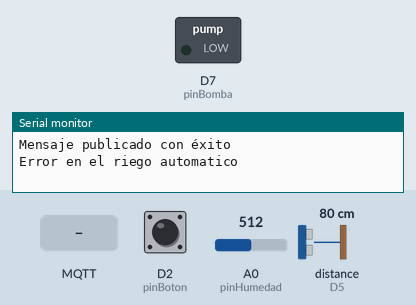
Bench run of a sketch on a simulated ESP8266 (NodeMCU). On the bench: switched loads named in the sketch (green lamp = pin HIGH), the last lines printed to the serial monitor. Wiring (inferred from the names in the program): ultrasonic range finder: trigger D4; echo D5. The inputs (shaded band) are chosen by the test bench; at power-on: D2 (pinBoton) HIGH, A0 (pinHumedad) = 512, distance to the obstacle (sensor on D5) 80 cm. The echo pulse lasts 58.3 µs per cm; WiFi joins after 1.5 s; servers stay silent unless stated; no MQTT or app messages arrive unless stated; pins used as bus, display or sensor lines are not drawn.

Above: at 2.7 s.
2.8 s: D2 (pinBoton) pulled LOW for 0.8 s
At 4.6 s:
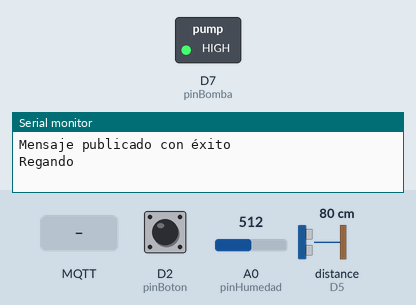
18.6 s: MQTT message "1" arrives on the first subscribed topic
At 25.3 s:
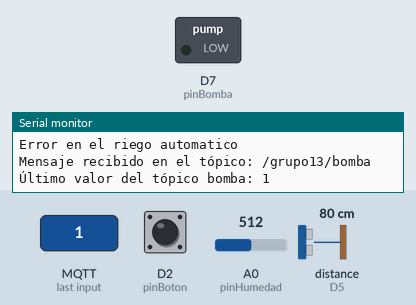
Timing chart, 0 to 26.8 s (numbered marks = the images above; inputs shaded):
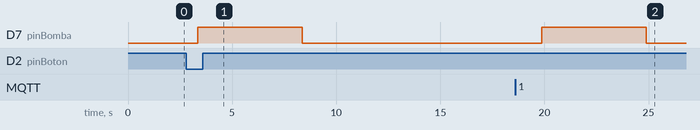

Measured:
- after the input at 2.8 s, D7 (pinBomba): LOW → HIGH after 0.56 s, → LOW 5.0 s later
- after the input at 18.6 s, D7 (pinBomba): LOW → HIGH after 1.3 s, → LOW 5.0 s later

The sketch:

codigoESP8266.ino
```cpp
#include <ESP8266WiFi.h>
#include <PubSubClient.h>

// Configuración de red WiFi
const char* ssid = "[Ingresar nombre de la red]";
const char* password = "[Ingresar contraseña]";

// Configuración MQTT
const char* mqtt_server = "[Redactado]";
const int mqtt_port = 1883;
const char* mqtt_user = "";
const char* mqtt_password = "";

// Definimos el cliente
WiFiClient espClient;
PubSubClient client(espClient);

// Declaración de topicos
const char* topico1 = "/grupo13/humedad";
const char* topico2 = "/grupo13/nivel";
const char* topico3 = "/grupo13/bomba";

// Declaración de pines
const int Trigger = D4;
const int Echo = D5;
const int pinHumedad = A0;
const int pinBomba = D7;
const int pinBoton = D2;

// Declaracion de variables
int valorBomba = 0;
bool ejecutar = false;
int humedad = 0;
int nivel = 0;

// Funcion para configurar el programa inicial
void setup() {
  Serial.begin(9600);
  pinMode(Trigger, OUTPUT);
  pinMode(Echo, INPUT);
  pinMode(pinBomba, OUTPUT);
  pinMode(pinBoton, INPUT_PULLUP);

  setup_wifi();
  client.setServer(mqtt_server, mqtt_port);
  client.setCallback(callback);

  digitalWrite(Trigger, LOW);
  digitalWrite(pinBomba, LOW);
}

// Funcion principal que ejecuta el codigo repetidamente
void loop() {
  if (!client.connected()) {
    reconnect();
  }
  client.loop();

  //Validacion de la bandera ejecutar
  if (ejecutar) {
    //Se ejecuta la funcion
    CodigoBomba(pinBomba);
    ejecutar = false; // Restablecer la bandera después de ejecutar la función
  }

  CodigoHumedad(pinHumedad);
  CodigoProximidad(Trigger, Echo);
  Seguro(pinBomba, pinBoton);
  RiegoAutomatico(humedad, nivel);
  delay(1000);
}

void Seguro(int pinBomba, int pinBoton){
  if(digitalRead(pinBoton) == LOW){
    Serial.println("Regando");
    digitalWrite(pinBomba, HIGH);
    delay(5000);
    digitalWrite(pinBomba, LOW);
    delay(5000);
  }
}

void RiegoAutomatico(int humedad, int nivel){

  if(humedad == 0 || nivel == 0){
    Serial.println("Error en el riego automatico");
  }else if(humedad <= 40 && nivel > 10){
    digitalWrite(pinBomba, HIGH);
    delay(5000);
    digitalWrite(pinBomba, LOW);
    delay(5000);
  }
}

// Funcion que muestra el codigo del sensor de proximidad
void CodigoProximidad(int trigger, int echo){
  //Declaramos las variables de tiempo (t) y distancia (d)

  long t;
  long d;

  //Enviamos un pulso con 10 microsegundos de delay
  digitalWrite(trigger, HIGH);
  delayMicroseconds(10);
  digitalWrite(trigger, LOW);

  //Guardamos el pulso recibido en la variable tiempo (t)
  t = pulseIn(echo, HIGH);

  //Escalamos el tiempo (t) en cm obteniendo la distancia (d)
  d = t/59;

  //Validacion para comprobar el funcionamiento del sensor
  if(d == 0){
    //Caso en el que el sensor este desconectado
    send_mqtt_message("???", "/grupo13/nivel");
    send_mqtt_message("Sensor Desconectado", "/grupo13/estadoProximidad");
  }else if(d > 10){
    //Caso en el que el sensor este enviado datos erroneos
    send_mqtt_message("???", "/grupo13/nivel");
    send_mqtt_message("Sensor fallando", "/grupo13/estadoProximidad");
  }else{
    //Caso en el que el sensor este operando correctamente

    //Transformamos la distancia (d) obtenida en un porcentaje deseado
    int porcentajeDistancia = 100 - map(d, 1, 10, 0, 100);
    String resultado = String(porcentajeDistancia);
    nivel = porcentajeDistancia;

    send_mqtt_message(resultado, "/grupo13/nivel");
    send_mqtt_message("Sensor operando correctamente", "/grupo13/estadoProximidad");
  }
}


// Funcion callback para traer los datos de un topico en el nodered
void callback(char* topic, byte* payload, unsigned int length) {
  Serial.print("Mensaje recibido en el tópico: ");
  Serial.println(topic);

  // Almacenar el valor del tópico3 en la variable global
  if (strcmp(topic, "/grupo13/bomba") == 0) {
    // Convertir el payload a un número entero
    char buffer[length + 1];
    strncpy(buffer, (char*)payload, length);
    buffer[length] = '\0'; // Asegurarse de terminar la cadena

    valorBomba = atoi(buffer);
    Serial.print("Último valor del tópico bomba: ");
    Serial.println(valorBomba);

    ejecutar = true;
    // Puedes realizar cualquier otra acción con el valor almacenado aquí
  }
}

// Funcion que controla la bomba
void CodigoBomba(int pinBomba) {
  if (valorBomba == 1) {
    digitalWrite(pinBomba, HIGH);
    delay(5000);
    digitalWrite(pinBomba, LOW);
    delay(5000);
    valorBomba = 0;
  }
}

// Funcion que muestra el codigo del sensor de humedad de suelo
void CodigoHumedad(int pinHumedad){
  //Obtenemos el dato de la resistencia del sensor
  int humedad = analogRead(pinHumedad);

  if(humedad <= 15){
    //Caso en el que el sensor este desconectado
    send_mqtt_message("???", "/grupo13/humedad");
    send_mqtt_message("Sensor Desconectado", "/grupo13/estadoHumedad");
  }else if(humedad == 1025){
    send_mqtt_message("???", "/grupo13/humedad");
    send_mqtt_message("Sensor fallando", "/grupo13/estadoHumedad");
  }else{
    int porcentajeHumedad = 100 - map(humedad, 1, 1023, 0, 100);
    String resultado = String(porcentajeHumedad);
    humedad = porcentajeHumedad;

    send_mqtt_message(resultado, "/grupo13/humedad");
    send_mqtt_message("Sensor operando correctamente", "/grupo13/estadoHumedad");
  }

  //Tranformamos la humedad obtenida en un porcentaje deseado
  int porcentajeHumedad = 100 - map(humedad, 1, 1023, 0, 100);
}

// Funcion para realizar la conexion al internet del celular
void setup_wifi() {
  delay(10);
  Serial.println();
  Serial.print("Conectando a ");
  Serial.println(ssid);
  WiFi.begin(ssid, password);
  while (WiFi.status() != WL_CONNECTED) {
    delay(500);
    Serial.print(".");
  }
  Serial.println("");
  Serial.println("Conexión WiFi establecida");
  Serial.print("Dirección IP: ");
  Serial.println(WiFi.localIP());
}

// Funcion para reconectar con MQTT
void reconnect() {
  while (!client.connected()) {
    Serial.print("Intentando conexión MQTT...");
    if (client.connect("ESP8266Client", mqtt_user, mqtt_password)) {
      Serial.println("Conectado al servidor MQTT");
      client.subscribe(topico3);
    } else {
      Serial.print("Error, rc=");
      Serial.print(client.state());
      Serial.println(" Intenta nuevamente en 5 segundos");
      delay(5000);
    }
  }
}

// Funcion para enviar los datos requeridos a MQTT
void send_mqtt_message(String message, const char* mqtt_topic) {
  Serial.print("Publicando mensaje en el tópico ");
  Serial.print(mqtt_topic);
  Serial.print(": ");
  Serial.println(message);

  if (client.publish(mqtt_topic, message.c_str())) {
    Serial.println("Mensaje publicado con éxito");
  } else {
    Serial.println("Error al publicar el mensaje");
  }
}
```
